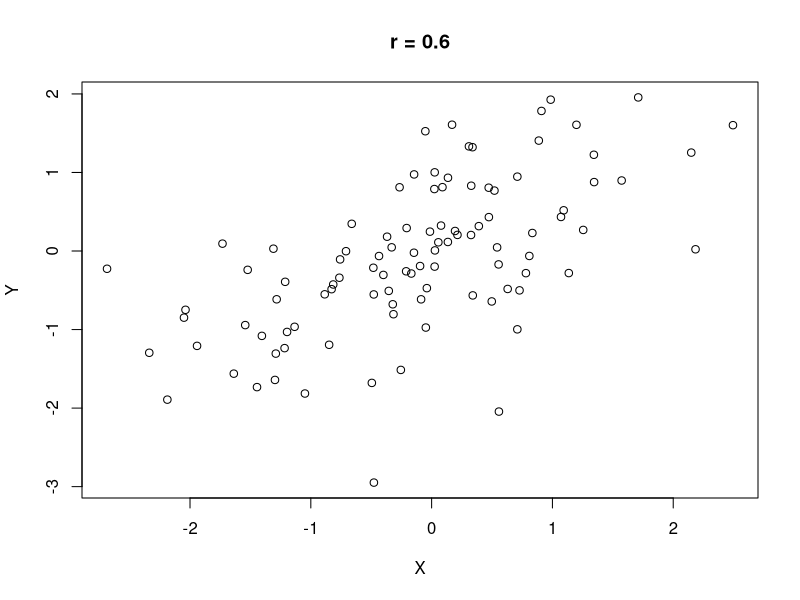

This figure's R source:
## Population of Pearson's r 
sample_n <- 100 ## Setting of sample size
phi0 <- 0.6    ## Setting of correlation

## Step 1
X <- rnorm(sample_n)
rawY <- rnorm(sample_n)

## Step 2
Y <- X*phi0 + rawY*((1-phi0^2)^0.5)

plot(Y~X, main=paste("r =",phi0))
